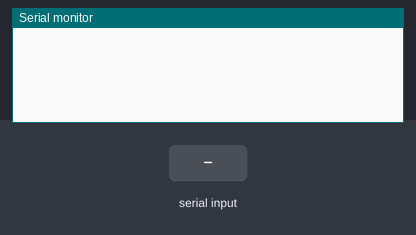
This sketch was run on a simulated Arduino Uno, built with avr-gcc and run on an emulated ATmega328P. Parts: the last lines printed to the serial monitor. Inputs (shaded band) come from the test bench.

Above: at 1.2 s.
1.3 s: "1\n" received over Serial
At 3.7 s:
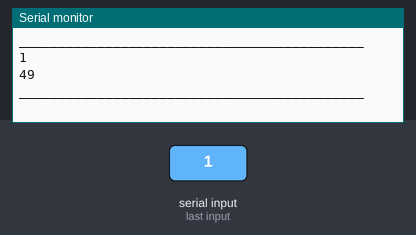
4.1 s: "0\n" received over Serial
At 5.47 s:
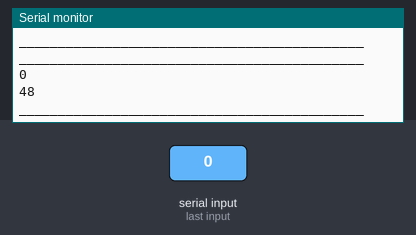
5.6 s: "2\n" received over Serial
At 8.2 s:
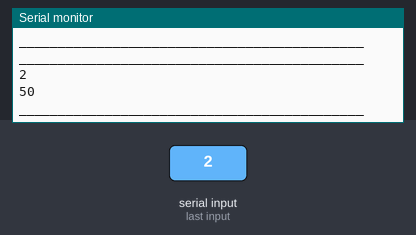
Timing chart, 0 to 9.7 s (numbered marks = the images above; inputs shaded):
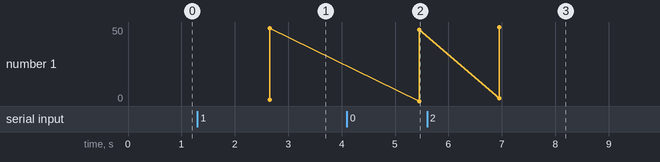

Measured:
- after the input at 1.3 s, the serial monitor: prints a new line after 1.3 s (image 1)
- after the input at 4.1 s, the serial monitor: prints a new line after 1.3 s (image 2)
- after the input at 5.6 s, the serial monitor: prints a new line after 1.3 s (image 3)
- plotted number 1: 49 → 48 after the input at 4.1 s, 48 → 50 after the input at 5.6 s

The sketch:

String_test.ino
```cpp
String m;
int n,i;

void setup()
{
  Serial.begin(9600);
}

void loop()
{
  m=rmsg();
  if(m!="")
  {
    delay(300);
    Serial.println("____________________________________________");
    Serial.println(m);
    for(i=0;i<m.length();i++)
    {
      n=m.charAt(i);
      Serial.println(n);
    }
    Serial.println("____________________________________________");
  }
}

String rmsg()
{
  m="";
  int l;
    if(Serial.available()>0)
    {
      m=Serial.readString();
      l=m.length();
      if(m.charAt(l-1)=='\n')
      {
        m=m.substring(0,l-1);
      }
    }
   return m;
}
```
